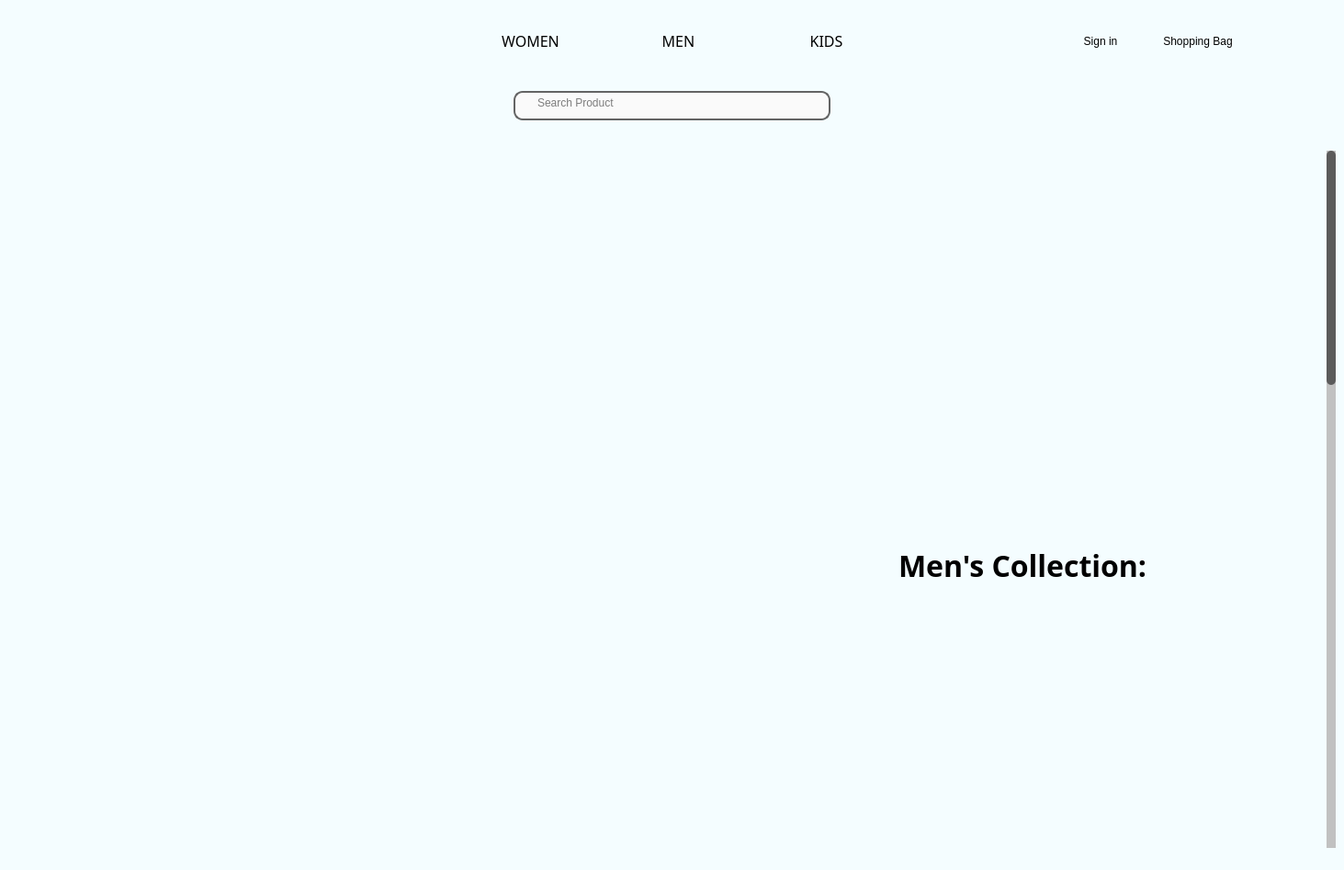
<?xml version="1.0" encoding="UTF-8"?>
<ui version="4.0">
 <class>MainWindow</class>
 <widget class="QMainWindow" name="MainWindow">
  <property name="geometry">
   <rect>
    <x>0</x>
    <y>0</y>
    <width>1463</width>
    <height>947</height>
   </rect>
  </property>
  <property name="minimumSize">
   <size>
    <width>1463</width>
    <height>947</height>
   </size>
  </property>
  <property name="maximumSize">
   <size>
    <width>1463</width>
    <height>947</height>
   </size>
  </property>
  <property name="windowTitle">
   <string>MainWindow</string>
  </property>
  <property name="styleSheet">
   <string notr="true">background-color: rgba(244, 253, 255, 254);</string>
  </property>
  <widget class="QWidget" name="centralwidget">
   <layout class="QGridLayout" name="gridLayout">
    <property name="leftMargin">
     <number>0</number>
    </property>
    <property name="topMargin">
     <number>0</number>
    </property>
    <property name="rightMargin">
     <number>0</number>
    </property>
    <property name="bottomMargin">
     <number>0</number>
    </property>
    <property name="spacing">
     <number>0</number>
    </property>
    <item row="0" column="0">
     <widget class="QWidget" name="Menu_Widget" native="true">
      <property name="minimumSize">
       <size>
        <width>0</width>
        <height>70</height>
       </size>
      </property>
      <property name="maximumSize">
       <size>
        <width>16777215</width>
        <height>90</height>
       </size>
      </property>
      <property name="styleSheet">
       <string notr="true"/>
      </property>
      <layout class="QGridLayout" name="gridLayout_2">
       <item row="0" column="8">
        <widget class="QPushButton" name="ShoppingBag_Button">
         <property name="minimumSize">
          <size>
           <width>100</width>
           <height>0</height>
          </size>
         </property>
         <property name="maximumSize">
          <size>
           <width>100</width>
           <height>16777215</height>
          </size>
         </property>
         <property name="styleSheet">
          <string notr="true"> QPushButton {
                background-color: transparent;
                border: none;
            }
            QPushButton:hover {
                text-decoration: underline;
            }
</string>
         </property>
         <property name="text">
          <string>Shopping Bag</string>
         </property>
         <property name="icon">
          <iconset>
           <normaloff>../icon/icons8-bag-50.png</normaloff>../icon/icons8-bag-50.png</iconset>
         </property>
        </widget>
       </item>
       <item row="0" column="5">
        <widget class="QPushButton" name="pushButton_3">
         <property name="font">
          <font>
           <family>Segoe UI Semibold</family>
           <pointsize>12</pointsize>
          </font>
         </property>
         <property name="styleSheet">
          <string notr="true"> QPushButton {
                background-color: transparent;
                border: none;
            }
            QPushButton:hover {
                text-decoration: underline;
            }
</string>
         </property>
         <property name="text">
          <string>KIDS</string>
         </property>
        </widget>
       </item>
       <item row="0" column="0">
        <spacer name="horizontalSpacer">
         <property name="orientation">
          <enum>Qt::Horizontal</enum>
         </property>
         <property name="sizeType">
          <enum>QSizePolicy::Fixed</enum>
         </property>
         <property name="sizeHint" stdset="0">
          <size>
           <width>100</width>
           <height>20</height>
          </size>
         </property>
        </spacer>
       </item>
       <item row="0" column="7">
        <widget class="QPushButton" name="SignIn_Button">
         <property name="minimumSize">
          <size>
           <width>100</width>
           <height>0</height>
          </size>
         </property>
         <property name="maximumSize">
          <size>
           <width>100</width>
           <height>16777215</height>
          </size>
         </property>
         <property name="font">
          <font>
           <family>Segoe UI</family>
          </font>
         </property>
         <property name="styleSheet">
          <string notr="true"> QPushButton {
                background-color: transparent;
                border: none;
            }
            QPushButton:hover {
                text-decoration: underline;
            }
</string>
         </property>
         <property name="text">
          <string>Sign in</string>
         </property>
         <property name="icon">
          <iconset>
           <normaloff>../icon/icons8-person-64.png</normaloff>../icon/icons8-person-64.png</iconset>
         </property>
        </widget>
       </item>
       <item row="0" column="1">
        <widget class="QLabel" name="label">
         <property name="minimumSize">
          <size>
           <width>90</width>
           <height>90</height>
          </size>
         </property>
         <property name="maximumSize">
          <size>
           <width>90</width>
           <height>90</height>
          </size>
         </property>
         <property name="text">
          <string/>
         </property>
         <property name="pixmap">
          <pixmap>../image/logoimage.jpg</pixmap>
         </property>
         <property name="scaledContents">
          <bool>true</bool>
         </property>
        </widget>
       </item>
       <item row="0" column="3">
        <widget class="QPushButton" name="pushButton">
         <property name="font">
          <font>
           <family>Segoe UI Semibold</family>
           <pointsize>12</pointsize>
          </font>
         </property>
         <property name="styleSheet">
          <string notr="true"> QPushButton {
                background-color: transparent;
                border: none;
            }
            QPushButton:hover {
                text-decoration: underline;
            }
</string>
         </property>
         <property name="text">
          <string>WOMEN</string>
         </property>
        </widget>
       </item>
       <item row="0" column="4">
        <widget class="QPushButton" name="pushButton_2">
         <property name="font">
          <font>
           <family>Segoe UI Semibold</family>
           <pointsize>12</pointsize>
          </font>
         </property>
         <property name="styleSheet">
          <string notr="true"> QPushButton {
                background-color: transparent;
                border: none;
            }
            QPushButton:hover {
                text-decoration: underline;
            }
</string>
         </property>
         <property name="text">
          <string>MEN</string>
         </property>
        </widget>
       </item>
       <item row="0" column="9">
        <spacer name="horizontalSpacer_5">
         <property name="orientation">
          <enum>Qt::Horizontal</enum>
         </property>
         <property name="sizeType">
          <enum>QSizePolicy::Fixed</enum>
         </property>
         <property name="sizeHint" stdset="0">
          <size>
           <width>100</width>
           <height>20</height>
          </size>
         </property>
        </spacer>
       </item>
       <item row="0" column="2">
        <spacer name="horizontalSpacer_2">
         <property name="orientation">
          <enum>Qt::Horizontal</enum>
         </property>
         <property name="sizeType">
          <enum>QSizePolicy::Fixed</enum>
         </property>
         <property name="sizeHint" stdset="0">
          <size>
           <width>295</width>
           <height>20</height>
          </size>
         </property>
        </spacer>
       </item>
       <item row="0" column="6">
        <spacer name="horizontalSpacer_3">
         <property name="orientation">
          <enum>Qt::Horizontal</enum>
         </property>
         <property name="sizeType">
          <enum>QSizePolicy::Fixed</enum>
         </property>
         <property name="sizeHint" stdset="0">
          <size>
           <width>165</width>
           <height>20</height>
          </size>
         </property>
        </spacer>
       </item>
      </layout>
     </widget>
    </item>
    <item row="1" column="0">
     <widget class="QWidget" name="SelectionWidget" native="true">
      <property name="minimumSize">
       <size>
        <width>0</width>
        <height>50</height>
       </size>
      </property>
      <property name="maximumSize">
       <size>
        <width>16777215</width>
        <height>50</height>
       </size>
      </property>
      <property name="styleSheet">
       <string notr="true"/>
      </property>
      <layout class="QGridLayout" name="gridLayout_3">
       <item row="0" column="0">
        <spacer name="horizontalSpacer_4">
         <property name="orientation">
          <enum>Qt::Horizontal</enum>
         </property>
         <property name="sizeHint" stdset="0">
          <size>
           <width>550</width>
           <height>20</height>
          </size>
         </property>
        </spacer>
       </item>
       <item row="0" column="2">
        <spacer name="horizontalSpacer_6">
         <property name="orientation">
          <enum>Qt::Horizontal</enum>
         </property>
         <property name="sizeHint" stdset="0">
          <size>
           <width>550</width>
           <height>20</height>
          </size>
         </property>
        </spacer>
       </item>
       <item row="0" column="1">
        <widget class="QTextEdit" name="SearchProduct">
         <property name="styleSheet">
          <string notr="true"> QTextEdit {

border: 2px solid rgb(100,100,100);
padding-left: 20px;
padding-right: 20px;
border-radius: 10px;
background-color: rgb(250,250,250);
            }
</string>
         </property>
         <property name="html">
          <string>&lt;!DOCTYPE HTML PUBLIC &quot;-//W3C//DTD HTML 4.0//EN&quot; &quot;http://www.w3.org/TR/REC-html40/strict.dtd&quot;&gt;
&lt;html&gt;&lt;head&gt;&lt;meta name=&quot;qrichtext&quot; content=&quot;1&quot; /&gt;&lt;meta charset=&quot;utf-8&quot; /&gt;&lt;style type=&quot;text/css&quot;&gt;
p, li { white-space: pre-wrap; }
hr { height: 1px; border-width: 0; }
li.unchecked::marker { content: &quot;\2610&quot;; }
li.checked::marker { content: &quot;\2612&quot;; }
&lt;/style&gt;&lt;/head&gt;&lt;body style=&quot; font-family:'Segoe UI'; font-size:9pt; font-weight:400; font-style:normal;&quot;&gt;
&lt;p style=&quot;-qt-paragraph-type:empty; margin-top:0px; margin-bottom:0px; margin-left:0px; margin-right:0px; -qt-block-indent:0; text-indent:0px;&quot;&gt;&lt;br /&gt;&lt;/p&gt;&lt;/body&gt;&lt;/html&gt;</string>
         </property>
         <property name="placeholderText">
          <string>Search Product</string>
         </property>
        </widget>
       </item>
      </layout>
     </widget>
    </item>
    <item row="2" column="0">
     <widget class="QStackedWidget" name="stackedWidget">
      <property name="currentIndex">
       <number>0</number>
      </property>
      <widget class="QWidget" name="page1_home_page">
       <layout class="QGridLayout" name="gridLayout_5">
        <item row="0" column="0">
         <widget class="QScrollArea" name="scrollArea_1_home_page">
          <property name="styleSheet">
           <string notr="true">QScrollArea {
    border: none; /* Removes the border */
    background-color: #f0f0f0; /* Light grey background */
}

QScrollBar:vertical {
    border: none;
    background-color: #c1c1c1; /* Light grey background for the scrollbar track */
    width: 10px; /* Width of the vertical scrollbar */
    margin: 15px 0 15px 0; /* Top and bottom margin for the scrollbar */
}

QScrollBar::handle:vertical {
    background-color: #5b5b5b; /* Dark grey for the scrollbar handle */
    min-height: 20px; /* Minimum height of the scrollbar handle */
    border-radius: 5px; /* Rounded corners for the scrollbar handle */
}

QScrollBar::add-line:vertical, QScrollBar::sub-line:vertical {
    background: none; /* Remove up and down buttons */
}

QScrollBar:horizontal {
    border: none;
    background-color: #c1c1c1; /* Light grey background for the scrollbar track */
    height: 10px; /* Height of the horizontal scrollbar */
    margin: 0 15px 0 15px; /* Left and right margin for the scrollbar */
}

QScrollBar::handle:horizontal {
    background-color: #5b5b5b; /* Dark grey for the scrollbar handle */
    min-width: 20px; /* Minimum width of the scrollbar handle */
    border-radius: 5px; /* Rounded corners for the scrollbar handle */
}

QScrollBar::add-line:horizontal, QScrollBar::sub-line:horizontal {
    background: none; /* Remove left and right buttons */
}
</string>
          </property>
          <property name="widgetResizable">
           <bool>true</bool>
          </property>
          <widget class="QWidget" name="scrollAreaWidgetContents_2">
           <property name="geometry">
            <rect>
             <x>0</x>
             <y>0</y>
             <width>1435</width>
             <height>2340</height>
            </rect>
           </property>
           <layout class="QGridLayout" name="gridLayout_6">
            <item row="0" column="0">
             <widget class="QWidget" name="widget_4" native="true">
              <property name="minimumSize">
               <size>
                <width>0</width>
                <height>770</height>
               </size>
              </property>
              <property name="maximumSize">
               <size>
                <width>16777215</width>
                <height>770</height>
               </size>
              </property>
              <layout class="QHBoxLayout" name="horizontalLayout_2">
               <item>
                <widget class="QLabel" name="men_image_text">
                 <property name="minimumSize">
                  <size>
                   <width>921</width>
                   <height>0</height>
                  </size>
                 </property>
                 <property name="maximumSize">
                  <size>
                   <width>921</width>
                   <height>16777215</height>
                  </size>
                 </property>
                 <property name="text">
                  <string/>
                 </property>
                 <property name="pixmap">
                  <pixmap>../image/menshirtmodel.jpg</pixmap>
                 </property>
                 <property name="scaledContents">
                  <bool>true</bool>
                 </property>
                </widget>
               </item>
               <item>
                <widget class="QTextEdit" name="men_image_model">
                 <property name="font">
                  <font>
                   <family>Ink Free</family>
                  </font>
                 </property>
                 <property name="styleSheet">
                  <string notr="true"> QTextEdit {


padding-left: 20px;
padding-right: 20px;
border-radius: 10px;

            }
</string>
                 </property>
                 <property name="html">
                  <string>&lt;!DOCTYPE HTML PUBLIC &quot;-//W3C//DTD HTML 4.0//EN&quot; &quot;http://www.w3.org/TR/REC-html40/strict.dtd&quot;&gt;
&lt;html&gt;&lt;head&gt;&lt;meta name=&quot;qrichtext&quot; content=&quot;1&quot; /&gt;&lt;meta charset=&quot;utf-8&quot; /&gt;&lt;style type=&quot;text/css&quot;&gt;
p, li { white-space: pre-wrap; }
hr { height: 1px; border-width: 0; }
li.unchecked::marker { content: &quot;\2610&quot;; }
li.checked::marker { content: &quot;\2612&quot;; }
&lt;/style&gt;&lt;/head&gt;&lt;body style=&quot; font-family:'Ink Free'; font-size:9pt; font-weight:400; font-style:normal;&quot;&gt;
&lt;p style=&quot;-qt-paragraph-type:empty; margin-top:0px; margin-bottom:0px; margin-left:0px; margin-right:0px; -qt-block-indent:0; text-indent:0px;&quot;&gt;&lt;br /&gt;&lt;/p&gt;
&lt;p style=&quot;-qt-paragraph-type:empty; margin-top:0px; margin-bottom:0px; margin-left:0px; margin-right:0px; -qt-block-indent:0; text-indent:0px; font-family:'Segoe UI'; font-size:24pt; font-weight:700;&quot;&gt;&lt;br /&gt;&lt;/p&gt;
&lt;p style=&quot;-qt-paragraph-type:empty; margin-top:0px; margin-bottom:0px; margin-left:0px; margin-right:0px; -qt-block-indent:0; text-indent:0px; font-family:'Segoe UI'; font-size:24pt; font-weight:700;&quot;&gt;&lt;br /&gt;&lt;/p&gt;
&lt;p style=&quot;-qt-paragraph-type:empty; margin-top:0px; margin-bottom:0px; margin-left:0px; margin-right:0px; -qt-block-indent:0; text-indent:0px; font-family:'Segoe UI'; font-size:24pt; font-weight:700;&quot;&gt;&lt;br /&gt;&lt;/p&gt;
&lt;p style=&quot;-qt-paragraph-type:empty; margin-top:0px; margin-bottom:0px; margin-left:0px; margin-right:0px; -qt-block-indent:0; text-indent:0px; font-family:'Segoe UI'; font-size:24pt; font-weight:700;&quot;&gt;&lt;br /&gt;&lt;/p&gt;
&lt;p style=&quot;-qt-paragraph-type:empty; margin-top:0px; margin-bottom:0px; margin-left:0px; margin-right:0px; -qt-block-indent:0; text-indent:0px; font-family:'Segoe UI'; font-size:24pt; font-weight:700;&quot;&gt;&lt;br /&gt;&lt;/p&gt;
&lt;p style=&quot;-qt-paragraph-type:empty; margin-top:0px; margin-bottom:0px; margin-left:0px; margin-right:0px; -qt-block-indent:0; text-indent:0px; font-family:'Segoe UI'; font-size:24pt; font-weight:700;&quot;&gt;&lt;br /&gt;&lt;/p&gt;
&lt;p style=&quot;-qt-paragraph-type:empty; margin-top:0px; margin-bottom:0px; margin-left:0px; margin-right:0px; -qt-block-indent:0; text-indent:0px; font-family:'Segoe UI'; font-size:24pt; font-weight:700;&quot;&gt;&lt;br /&gt;&lt;/p&gt;
&lt;p style=&quot;-qt-paragraph-type:empty; margin-top:0px; margin-bottom:0px; margin-left:0px; margin-right:0px; -qt-block-indent:0; text-indent:0px; font-family:'Segoe UI'; font-size:24pt; font-weight:700;&quot;&gt;&lt;br /&gt;&lt;/p&gt;
&lt;p style=&quot;-qt-paragraph-type:empty; margin-top:0px; margin-bottom:0px; margin-left:0px; margin-right:0px; -qt-block-indent:0; text-indent:0px; font-family:'Segoe UI'; font-size:24pt; font-weight:700;&quot;&gt;&lt;br /&gt;&lt;/p&gt;
&lt;p style=&quot; margin-top:0px; margin-bottom:0px; margin-left:0px; margin-right:0px; -qt-block-indent:0; text-indent:0px;&quot;&gt;&lt;span style=&quot; font-family:'Segoe UI'; font-size:24pt; font-weight:700;&quot;&gt;Men's Collection:&lt;/span&gt;&lt;/p&gt;
&lt;p style=&quot;-qt-paragraph-type:empty; margin-top:0px; margin-bottom:0px; margin-left:0px; margin-right:0px; -qt-block-indent:0; text-indent:0px; font-family:'Segoe UI'; font-size:24pt; font-weight:700;&quot;&gt;&lt;br /&gt;&lt;/p&gt;&lt;/body&gt;&lt;/html&gt;</string>
                 </property>
                </widget>
               </item>
              </layout>
             </widget>
            </item>
            <item row="1" column="0">
             <widget class="QWidget" name="widget_7" native="true">
              <property name="minimumSize">
               <size>
                <width>0</width>
                <height>770</height>
               </size>
              </property>
              <property name="maximumSize">
               <size>
                <width>16777215</width>
                <height>770</height>
               </size>
              </property>
              <layout class="QHBoxLayout" name="horizontalLayout_3">
               <item>
                <widget class="QTextEdit" name="women_image_model_2">
                 <property name="font">
                  <font>
                   <family>Ink Free</family>
                  </font>
                 </property>
                 <property name="styleSheet">
                  <string notr="true"> QTextEdit {


padding-left: 20px;
padding-right: 20px;
border-radius: 10px;

            }
</string>
                 </property>
                 <property name="html">
                  <string>&lt;!DOCTYPE HTML PUBLIC &quot;-//W3C//DTD HTML 4.0//EN&quot; &quot;http://www.w3.org/TR/REC-html40/strict.dtd&quot;&gt;
&lt;html&gt;&lt;head&gt;&lt;meta name=&quot;qrichtext&quot; content=&quot;1&quot; /&gt;&lt;meta charset=&quot;utf-8&quot; /&gt;&lt;style type=&quot;text/css&quot;&gt;
p, li { white-space: pre-wrap; }
hr { height: 1px; border-width: 0; }
li.unchecked::marker { content: &quot;\2610&quot;; }
li.checked::marker { content: &quot;\2612&quot;; }
&lt;/style&gt;&lt;/head&gt;&lt;body style=&quot; font-family:'Ink Free'; font-size:9pt; font-weight:400; font-style:normal;&quot;&gt;
&lt;p align=&quot;right&quot; style=&quot;-qt-paragraph-type:empty; margin-top:0px; margin-bottom:0px; margin-left:0px; margin-right:0px; -qt-block-indent:0; text-indent:0px;&quot;&gt;&lt;br /&gt;&lt;/p&gt;
&lt;p align=&quot;right&quot; style=&quot;-qt-paragraph-type:empty; margin-top:0px; margin-bottom:0px; margin-left:0px; margin-right:0px; -qt-block-indent:0; text-indent:0px; font-family:'Segoe UI'; font-size:24pt; font-weight:700;&quot;&gt;&lt;br /&gt;&lt;/p&gt;
&lt;p align=&quot;right&quot; style=&quot;-qt-paragraph-type:empty; margin-top:0px; margin-bottom:0px; margin-left:0px; margin-right:0px; -qt-block-indent:0; text-indent:0px; font-family:'Segoe UI'; font-size:24pt; font-weight:700;&quot;&gt;&lt;br /&gt;&lt;/p&gt;
&lt;p align=&quot;right&quot; style=&quot;-qt-paragraph-type:empty; margin-top:0px; margin-bottom:0px; margin-left:0px; margin-right:0px; -qt-block-indent:0; text-indent:0px; font-family:'Segoe UI'; font-size:24pt; font-weight:700;&quot;&gt;&lt;br /&gt;&lt;/p&gt;
&lt;p align=&quot;right&quot; style=&quot;-qt-paragraph-type:empty; margin-top:0px; margin-bottom:0px; margin-left:0px; margin-right:0px; -qt-block-indent:0; text-indent:0px; font-family:'Segoe UI'; font-size:24pt; font-weight:700;&quot;&gt;&lt;br /&gt;&lt;/p&gt;
&lt;p align=&quot;right&quot; style=&quot;-qt-paragraph-type:empty; margin-top:0px; margin-bottom:0px; margin-left:0px; margin-right:0px; -qt-block-indent:0; text-indent:0px; font-family:'Segoe UI'; font-size:24pt; font-weight:700;&quot;&gt;&lt;br /&gt;&lt;/p&gt;
&lt;p align=&quot;right&quot; style=&quot;-qt-paragraph-type:empty; margin-top:0px; margin-bottom:0px; margin-left:0px; margin-right:0px; -qt-block-indent:0; text-indent:0px; font-family:'Segoe UI'; font-size:24pt; font-weight:700;&quot;&gt;&lt;br /&gt;&lt;/p&gt;
&lt;p align=&quot;right&quot; style=&quot;-qt-paragraph-type:empty; margin-top:0px; margin-bottom:0px; margin-left:0px; margin-right:0px; -qt-block-indent:0; text-indent:0px; font-family:'Segoe UI'; font-size:24pt; font-weight:700;&quot;&gt;&lt;br /&gt;&lt;/p&gt;
&lt;p align=&quot;right&quot; style=&quot;-qt-paragraph-type:empty; margin-top:0px; margin-bottom:0px; margin-left:0px; margin-right:0px; -qt-block-indent:0; text-indent:0px; font-family:'Segoe UI'; font-size:24pt; font-weight:700;&quot;&gt;&lt;br /&gt;&lt;/p&gt;
&lt;p align=&quot;right&quot; style=&quot;-qt-paragraph-type:empty; margin-top:0px; margin-bottom:0px; margin-left:0px; margin-right:0px; -qt-block-indent:0; text-indent:0px; font-family:'Segoe UI'; font-size:24pt; font-weight:700;&quot;&gt;&lt;br /&gt;&lt;/p&gt;
&lt;p align=&quot;right&quot; style=&quot; margin-top:0px; margin-bottom:0px; margin-left:0px; margin-right:0px; -qt-block-indent:0; text-indent:0px;&quot;&gt;&lt;span style=&quot; font-family:'Segoe UI'; font-size:24pt; font-weight:700;&quot;&gt;Women's Collection:&lt;/span&gt;&lt;/p&gt;
&lt;p align=&quot;right&quot; style=&quot;-qt-paragraph-type:empty; margin-top:0px; margin-bottom:0px; margin-left:0px; margin-right:0px; -qt-block-indent:0; text-indent:0px; font-family:'Segoe UI'; font-size:24pt; font-weight:700;&quot;&gt;&lt;br /&gt;&lt;/p&gt;
&lt;p align=&quot;right&quot; style=&quot;-qt-paragraph-type:empty; margin-top:0px; margin-bottom:0px; margin-left:0px; margin-right:0px; -qt-block-indent:0; text-indent:0px; font-family:'Segoe UI'; font-size:24pt; font-weight:700;&quot;&gt;&lt;br /&gt;&lt;/p&gt;
&lt;p align=&quot;right&quot; style=&quot;-qt-paragraph-type:empty; margin-top:0px; margin-bottom:0px; margin-left:0px; margin-right:0px; -qt-block-indent:0; text-indent:0px; font-family:'Segoe UI'; font-size:24pt; font-weight:700;&quot;&gt;&lt;br /&gt;&lt;/p&gt;&lt;/body&gt;&lt;/html&gt;</string>
                 </property>
                </widget>
               </item>
               <item>
                <widget class="QLabel" name="women_image_text_2">
                 <property name="minimumSize">
                  <size>
                   <width>921</width>
                   <height>0</height>
                  </size>
                 </property>
                 <property name="maximumSize">
                  <size>
                   <width>921</width>
                   <height>16777215</height>
                  </size>
                 </property>
                 <property name="text">
                  <string/>
                 </property>
                 <property name="pixmap">
                  <pixmap>../image/womenshirtmodel.jpg</pixmap>
                 </property>
                 <property name="scaledContents">
                  <bool>true</bool>
                 </property>
                </widget>
               </item>
              </layout>
             </widget>
            </item>
            <item row="2" column="0">
             <widget class="QWidget" name="widget_6" native="true">
              <property name="minimumSize">
               <size>
                <width>0</width>
                <height>770</height>
               </size>
              </property>
              <property name="maximumSize">
               <size>
                <width>16777215</width>
                <height>770</height>
               </size>
              </property>
              <layout class="QHBoxLayout" name="horizontalLayout_5">
               <item>
                <widget class="QLabel" name="women_image_text_4">
                 <property name="minimumSize">
                  <size>
                   <width>921</width>
                   <height>0</height>
                  </size>
                 </property>
                 <property name="maximumSize">
                  <size>
                   <width>921</width>
                   <height>16777215</height>
                  </size>
                 </property>
                 <property name="text">
                  <string/>
                 </property>
                 <property name="pixmap">
                  <pixmap>../image/kidshirtmodel.jpg</pixmap>
                 </property>
                 <property name="scaledContents">
                  <bool>true</bool>
                 </property>
                </widget>
               </item>
               <item>
                <widget class="QTextEdit" name="women_image_model_4">
                 <property name="font">
                  <font>
                   <family>Ink Free</family>
                  </font>
                 </property>
                 <property name="styleSheet">
                  <string notr="true"> QTextEdit {


padding-left: 20px;
padding-right: 20px;
border-radius: 10px;

            }
</string>
                 </property>
                 <property name="html">
                  <string>&lt;!DOCTYPE HTML PUBLIC &quot;-//W3C//DTD HTML 4.0//EN&quot; &quot;http://www.w3.org/TR/REC-html40/strict.dtd&quot;&gt;
&lt;html&gt;&lt;head&gt;&lt;meta name=&quot;qrichtext&quot; content=&quot;1&quot; /&gt;&lt;meta charset=&quot;utf-8&quot; /&gt;&lt;style type=&quot;text/css&quot;&gt;
p, li { white-space: pre-wrap; }
hr { height: 1px; border-width: 0; }
li.unchecked::marker { content: &quot;\2610&quot;; }
li.checked::marker { content: &quot;\2612&quot;; }
&lt;/style&gt;&lt;/head&gt;&lt;body style=&quot; font-family:'Ink Free'; font-size:9pt; font-weight:400; font-style:normal;&quot;&gt;
&lt;p align=&quot;right&quot; style=&quot;-qt-paragraph-type:empty; margin-top:0px; margin-bottom:0px; margin-left:0px; margin-right:0px; -qt-block-indent:0; text-indent:0px;&quot;&gt;&lt;br /&gt;&lt;/p&gt;
&lt;p align=&quot;right&quot; style=&quot;-qt-paragraph-type:empty; margin-top:0px; margin-bottom:0px; margin-left:0px; margin-right:0px; -qt-block-indent:0; text-indent:0px; font-family:'Segoe UI'; font-size:24pt; font-weight:700;&quot;&gt;&lt;br /&gt;&lt;/p&gt;
&lt;p align=&quot;right&quot; style=&quot;-qt-paragraph-type:empty; margin-top:0px; margin-bottom:0px; margin-left:0px; margin-right:0px; -qt-block-indent:0; text-indent:0px; font-family:'Segoe UI'; font-size:24pt; font-weight:700;&quot;&gt;&lt;br /&gt;&lt;/p&gt;
&lt;p align=&quot;right&quot; style=&quot;-qt-paragraph-type:empty; margin-top:0px; margin-bottom:0px; margin-left:0px; margin-right:0px; -qt-block-indent:0; text-indent:0px; font-family:'Segoe UI'; font-size:24pt; font-weight:700;&quot;&gt;&lt;br /&gt;&lt;/p&gt;
&lt;p align=&quot;right&quot; style=&quot;-qt-paragraph-type:empty; margin-top:0px; margin-bottom:0px; margin-left:0px; margin-right:0px; -qt-block-indent:0; text-indent:0px; font-family:'Segoe UI'; font-size:24pt; font-weight:700;&quot;&gt;&lt;br /&gt;&lt;/p&gt;
&lt;p align=&quot;right&quot; style=&quot;-qt-paragraph-type:empty; margin-top:0px; margin-bottom:0px; margin-left:0px; margin-right:0px; -qt-block-indent:0; text-indent:0px; font-family:'Segoe UI'; font-size:24pt; font-weight:700;&quot;&gt;&lt;br /&gt;&lt;/p&gt;
&lt;p align=&quot;right&quot; style=&quot;-qt-paragraph-type:empty; margin-top:0px; margin-bottom:0px; margin-left:0px; margin-right:0px; -qt-block-indent:0; text-indent:0px; font-family:'Segoe UI'; font-size:24pt; font-weight:700;&quot;&gt;&lt;br /&gt;&lt;/p&gt;
&lt;p align=&quot;right&quot; style=&quot;-qt-paragraph-type:empty; margin-top:0px; margin-bottom:0px; margin-left:0px; margin-right:0px; -qt-block-indent:0; text-indent:0px; font-family:'Segoe UI'; font-size:24pt; font-weight:700;&quot;&gt;&lt;br /&gt;&lt;/p&gt;
&lt;p align=&quot;right&quot; style=&quot;-qt-paragraph-type:empty; margin-top:0px; margin-bottom:0px; margin-left:0px; margin-right:0px; -qt-block-indent:0; text-indent:0px; font-family:'Segoe UI'; font-size:24pt; font-weight:700;&quot;&gt;&lt;br /&gt;&lt;/p&gt;
&lt;p align=&quot;right&quot; style=&quot;-qt-paragraph-type:empty; margin-top:0px; margin-bottom:0px; margin-left:0px; margin-right:0px; -qt-block-indent:0; text-indent:0px; font-family:'Segoe UI'; font-size:24pt; font-weight:700;&quot;&gt;&lt;br /&gt;&lt;/p&gt;
&lt;p style=&quot; margin-top:0px; margin-bottom:0px; margin-left:0px; margin-right:0px; -qt-block-indent:0; text-indent:0px;&quot;&gt;&lt;span style=&quot; font-family:'Segoe UI'; font-size:24pt; font-weight:700;&quot;&gt;Kid's Collection:&lt;/span&gt;&lt;/p&gt;
&lt;p style=&quot;-qt-paragraph-type:empty; margin-top:0px; margin-bottom:0px; margin-left:0px; margin-right:0px; -qt-block-indent:0; text-indent:0px; font-family:'Segoe UI'; font-size:24pt; font-weight:700;&quot;&gt;&lt;br /&gt;&lt;/p&gt;
&lt;p style=&quot;-qt-paragraph-type:empty; margin-top:0px; margin-bottom:0px; margin-left:0px; margin-right:0px; -qt-block-indent:0; text-indent:0px;&quot;&gt;&lt;br /&gt;&lt;/p&gt;
&lt;p align=&quot;right&quot; style=&quot;-qt-paragraph-type:empty; margin-top:0px; margin-bottom:0px; margin-left:0px; margin-right:0px; -qt-block-indent:0; text-indent:0px; font-family:'Segoe UI'; font-size:24pt; font-weight:700;&quot;&gt;&lt;br /&gt;&lt;/p&gt;
&lt;p align=&quot;right&quot; style=&quot;-qt-paragraph-type:empty; margin-top:0px; margin-bottom:0px; margin-left:0px; margin-right:0px; -qt-block-indent:0; text-indent:0px; font-family:'Segoe UI'; font-size:24pt; font-weight:700;&quot;&gt;&lt;br /&gt;&lt;/p&gt;&lt;/body&gt;&lt;/html&gt;</string>
                 </property>
                </widget>
               </item>
              </layout>
             </widget>
            </item>
           </layout>
          </widget>
         </widget>
        </item>
       </layout>
      </widget>
      <widget class="QWidget" name="page2_women_page">
       <layout class="QGridLayout" name="gridLayout_4">
        <item row="1" column="0">
         <widget class="QScrollArea" name="scrollArea">
          <property name="styleSheet">
           <string notr="true">QScrollArea {
    border: none; /* Removes the border */
    background-color: #f0f0f0; /* Light grey background */
}

QScrollBar:vertical {
    border: none;
    background-color: #c1c1c1; /* Light grey background for the scrollbar track */
    width: 10px; /* Width of the vertical scrollbar */
    margin: 15px 0 15px 0; /* Top and bottom margin for the scrollbar */
}

QScrollBar::handle:vertical {
    background-color: #5b5b5b; /* Dark grey for the scrollbar handle */
    min-height: 20px; /* Minimum height of the scrollbar handle */
    border-radius: 5px; /* Rounded corners for the scrollbar handle */
}

QScrollBar::add-line:vertical, QScrollBar::sub-line:vertical {
    background: none; /* Remove up and down buttons */
}

QScrollBar:horizontal {
    border: none;
    background-color: #c1c1c1; /* Light grey background for the scrollbar track */
    height: 10px; /* Height of the horizontal scrollbar */
    margin: 0 15px 0 15px; /* Left and right margin for the scrollbar */
}

QScrollBar::handle:horizontal {
    background-color: #5b5b5b; /* Dark grey for the scrollbar handle */
    min-width: 20px; /* Minimum width of the scrollbar handle */
    border-radius: 5px; /* Rounded corners for the scrollbar handle */
}

QScrollBar::add-line:horizontal, QScrollBar::sub-line:horizontal {
    background: none; /* Remove left and right buttons */
}
</string>
          </property>
          <property name="widgetResizable">
           <bool>true</bool>
          </property>
          <widget class="QWidget" name="scrollAreaWidgetContents">
           <property name="geometry">
            <rect>
             <x>0</x>
             <y>0</y>
             <width>1445</width>
             <height>789</height>
            </rect>
           </property>
           <layout class="QGridLayout" name="gridLayout_7">
            <item row="0" column="0">
             <widget class="QWidget" name="widget" native="true">
              <property name="minimumSize">
               <size>
                <width>140</width>
                <height>0</height>
               </size>
              </property>
              <property name="maximumSize">
               <size>
                <width>140</width>
                <height>16777215</height>
               </size>
              </property>
              <layout class="QVBoxLayout" name="verticalLayout">
               <item>
                <widget class="QTextEdit" name="textEdit">
                 <property name="minimumSize">
                  <size>
                   <width>130</width>
                   <height>30</height>
                  </size>
                 </property>
                 <property name="maximumSize">
                  <size>
                   <width>130</width>
                   <height>30</height>
                  </size>
                 </property>
                 <property name="font">
                  <font>
                   <family>Segoe UI Semibold</family>
                  </font>
                 </property>
                 <property name="styleSheet">
                  <string notr="true"> QTextEdit {
                background-color: transparent;
                border: none;
            }
</string>
                 </property>
                 <property name="html">
                  <string>&lt;!DOCTYPE HTML PUBLIC &quot;-//W3C//DTD HTML 4.0//EN&quot; &quot;http://www.w3.org/TR/REC-html40/strict.dtd&quot;&gt;
&lt;html&gt;&lt;head&gt;&lt;meta name=&quot;qrichtext&quot; content=&quot;1&quot; /&gt;&lt;meta charset=&quot;utf-8&quot; /&gt;&lt;style type=&quot;text/css&quot;&gt;
p, li { white-space: pre-wrap; }
hr { height: 1px; border-width: 0; }
li.unchecked::marker { content: &quot;\2610&quot;; }
li.checked::marker { content: &quot;\2612&quot;; }
&lt;/style&gt;&lt;/head&gt;&lt;body style=&quot; font-family:'Segoe UI Semibold'; font-size:9pt; font-weight:400; font-style:normal;&quot;&gt;
&lt;p align=&quot;center&quot; style=&quot; margin-top:0px; margin-bottom:0px; margin-left:0px; margin-right:0px; -qt-block-indent:0; text-indent:0px;&quot;&gt;&lt;span style=&quot; font-size:11pt;&quot;&gt;Shop by Product&lt;/span&gt;&lt;/p&gt;&lt;/body&gt;&lt;/html&gt;</string>
                 </property>
                </widget>
               </item>
               <item>
                <widget class="QPushButton" name="pushButton_4">
                 <property name="font">
                  <font>
                   <family>Segoe UI Semibold</family>
                   <pointsize>10</pointsize>
                  </font>
                 </property>
                 <property name="styleSheet">
                  <string notr="true"> QPushButton {
                background-color: transparent;
                border: none;
            }
            QPushButton:hover {
                text-decoration: underline;
            }
</string>
                 </property>
                 <property name="text">
                  <string>Pants</string>
                 </property>
                </widget>
               </item>
               <item>
                <widget class="QPushButton" name="pushButton_5">
                 <property name="font">
                  <font>
                   <family>Segoe UI Semibold</family>
                   <pointsize>10</pointsize>
                  </font>
                 </property>
                 <property name="styleSheet">
                  <string notr="true"> QPushButton {
                background-color: transparent;
                border: none;
            }
            QPushButton:hover {
                text-decoration: underline;
            }
</string>
                 </property>
                 <property name="text">
                  <string>Shirt</string>
                 </property>
                </widget>
               </item>
               <item>
                <widget class="QPushButton" name="pushButton_6">
                 <property name="font">
                  <font>
                   <family>Segoe UI Semibold</family>
                   <pointsize>10</pointsize>
                  </font>
                 </property>
                 <property name="styleSheet">
                  <string notr="true"> QPushButton {
                background-color: transparent;
                border: none;
            }
            QPushButton:hover {
                text-decoration: underline;
            }
</string>
                 </property>
                 <property name="text">
                  <string>Dresses</string>
                 </property>
                </widget>
               </item>
               <item>
                <spacer name="verticalSpacer">
                 <property name="orientation">
                  <enum>Qt::Vertical</enum>
                 </property>
                 <property name="sizeHint" stdset="0">
                  <size>
                   <width>20</width>
                   <height>645</height>
                  </size>
                 </property>
                </spacer>
               </item>
              </layout>
             </widget>
            </item>
            <item row="0" column="1">
             <widget class="QStackedWidget" name="stackedWidget_2">
              <property name="currentIndex">
               <number>1</number>
              </property>
              <widget class="QWidget" name="women_page_1">
               <widget class="QLabel" name="women_page_1_image">
                <property name="geometry">
                 <rect>
                  <x>10</x>
                  <y>0</y>
                  <width>921</width>
                  <height>752</height>
                 </rect>
                </property>
                <property name="minimumSize">
                 <size>
                  <width>921</width>
                  <height>0</height>
                 </size>
                </property>
                <property name="maximumSize">
                 <size>
                  <width>921</width>
                  <height>16777215</height>
                 </size>
                </property>
                <property name="text">
                 <string/>
                </property>
                <property name="pixmap">
                 <pixmap>../image/womenshirtmodel.jpg</pixmap>
                </property>
                <property name="scaledContents">
                 <bool>true</bool>
                </property>
               </widget>
               <widget class="QTextEdit" name="women_page_1_text">
                <property name="geometry">
                 <rect>
                  <x>930</x>
                  <y>-30</y>
                  <width>472</width>
                  <height>752</height>
                 </rect>
                </property>
                <property name="font">
                 <font>
                  <family>Ink Free</family>
                 </font>
                </property>
                <property name="styleSheet">
                 <string notr="true"> QTextEdit {


padding-left: 20px;
padding-right: 20px;
border-radius: 10px;

            }
</string>
                </property>
                <property name="html">
                 <string>&lt;!DOCTYPE HTML PUBLIC &quot;-//W3C//DTD HTML 4.0//EN&quot; &quot;http://www.w3.org/TR/REC-html40/strict.dtd&quot;&gt;
&lt;html&gt;&lt;head&gt;&lt;meta name=&quot;qrichtext&quot; content=&quot;1&quot; /&gt;&lt;meta charset=&quot;utf-8&quot; /&gt;&lt;style type=&quot;text/css&quot;&gt;
p, li { white-space: pre-wrap; }
hr { height: 1px; border-width: 0; }
li.unchecked::marker { content: &quot;\2610&quot;; }
li.checked::marker { content: &quot;\2612&quot;; }
&lt;/style&gt;&lt;/head&gt;&lt;body style=&quot; font-family:'Ink Free'; font-size:9pt; font-weight:400; font-style:normal;&quot;&gt;
&lt;p align=&quot;center&quot; style=&quot;-qt-paragraph-type:empty; margin-top:0px; margin-bottom:0px; margin-left:0px; margin-right:0px; -qt-block-indent:0; text-indent:0px;&quot;&gt;&lt;br /&gt;&lt;/p&gt;
&lt;p align=&quot;center&quot; style=&quot;-qt-paragraph-type:empty; margin-top:0px; margin-bottom:0px; margin-left:0px; margin-right:0px; -qt-block-indent:0; text-indent:0px; font-family:'Segoe UI'; font-size:24pt; font-weight:700;&quot;&gt;&lt;br /&gt;&lt;/p&gt;
&lt;p align=&quot;center&quot; style=&quot;-qt-paragraph-type:empty; margin-top:0px; margin-bottom:0px; margin-left:0px; margin-right:0px; -qt-block-indent:0; text-indent:0px; font-family:'Segoe UI'; font-size:24pt; font-weight:700;&quot;&gt;&lt;br /&gt;&lt;/p&gt;
&lt;p style=&quot; margin-top:0px; margin-bottom:0px; margin-left:0px; margin-right:0px; -qt-block-indent:0; text-indent:0px;&quot;&gt;&lt;span style=&quot; font-family:'Segoe UI'; font-size:24pt; font-weight:700;&quot;&gt;Feel the vibe.&lt;/span&gt;&lt;/p&gt;
&lt;p style=&quot;-qt-paragraph-type:empty; margin-top:0px; margin-bottom:0px; margin-left:0px; margin-right:0px; -qt-block-indent:0; text-indent:0px; font-family:'Segoe UI'; font-size:24pt; font-weight:700;&quot;&gt;&lt;br /&gt;&lt;/p&gt;
&lt;p style=&quot;-qt-paragraph-type:empty; margin-top:0px; margin-bottom:0px; margin-left:0px; margin-right:0px; -qt-block-indent:0; text-indent:0px;&quot;&gt;&lt;br /&gt;&lt;/p&gt;
&lt;p style=&quot;-qt-paragraph-type:empty; margin-top:0px; margin-bottom:0px; margin-left:0px; margin-right:0px; -qt-block-indent:0; text-indent:0px;&quot;&gt;&lt;br /&gt;&lt;/p&gt;
&lt;p style=&quot;-qt-paragraph-type:empty; margin-top:0px; margin-bottom:0px; margin-left:0px; margin-right:0px; -qt-block-indent:0; text-indent:0px;&quot;&gt;&lt;br /&gt;&lt;/p&gt;
&lt;p style=&quot;-qt-paragraph-type:empty; margin-top:0px; margin-bottom:0px; margin-left:0px; margin-right:0px; -qt-block-indent:0; text-indent:0px;&quot;&gt;&lt;br /&gt;&lt;/p&gt;
&lt;p style=&quot;-qt-paragraph-type:empty; margin-top:0px; margin-bottom:0px; margin-left:0px; margin-right:0px; -qt-block-indent:0; text-indent:0px;&quot;&gt;&lt;br /&gt;&lt;/p&gt;
&lt;p style=&quot;-qt-paragraph-type:empty; margin-top:0px; margin-bottom:0px; margin-left:0px; margin-right:0px; -qt-block-indent:0; text-indent:0px;&quot;&gt;&lt;br /&gt;&lt;/p&gt;
&lt;p style=&quot;-qt-paragraph-type:empty; margin-top:0px; margin-bottom:0px; margin-left:0px; margin-right:0px; -qt-block-indent:0; text-indent:0px;&quot;&gt;&lt;br /&gt;&lt;/p&gt;
&lt;p style=&quot;-qt-paragraph-type:empty; margin-top:0px; margin-bottom:0px; margin-left:0px; margin-right:0px; -qt-block-indent:0; text-indent:0px;&quot;&gt;&lt;br /&gt;&lt;/p&gt;
&lt;p style=&quot;-qt-paragraph-type:empty; margin-top:0px; margin-bottom:0px; margin-left:0px; margin-right:0px; -qt-block-indent:0; text-indent:0px;&quot;&gt;&lt;br /&gt;&lt;/p&gt;
&lt;p style=&quot;-qt-paragraph-type:empty; margin-top:0px; margin-bottom:0px; margin-left:0px; margin-right:0px; -qt-block-indent:0; text-indent:0px;&quot;&gt;&lt;br /&gt;&lt;/p&gt;
&lt;p style=&quot;-qt-paragraph-type:empty; margin-top:0px; margin-bottom:0px; margin-left:0px; margin-right:0px; -qt-block-indent:0; text-indent:0px;&quot;&gt;&lt;br /&gt;&lt;/p&gt;
&lt;p style=&quot;-qt-paragraph-type:empty; margin-top:0px; margin-bottom:0px; margin-left:0px; margin-right:0px; -qt-block-indent:0; text-indent:0px;&quot;&gt;&lt;br /&gt;&lt;/p&gt;
&lt;p align=&quot;center&quot; style=&quot; margin-top:0px; margin-bottom:0px; margin-left:0px; margin-right:0px; -qt-block-indent:0; text-indent:0px;&quot;&gt;&lt;span style=&quot; font-family:'Segoe UI'; font-size:24pt; font-weight:700;&quot;&gt;Style it.&lt;/span&gt;&lt;/p&gt;
&lt;p style=&quot;-qt-paragraph-type:empty; margin-top:0px; margin-bottom:0px; margin-left:0px; margin-right:0px; -qt-block-indent:0; text-indent:0px; font-family:'Segoe UI'; font-size:24pt; font-weight:700;&quot;&gt;&lt;br /&gt;&lt;/p&gt;
&lt;p style=&quot;-qt-paragraph-type:empty; margin-top:0px; margin-bottom:0px; margin-left:0px; margin-right:0px; -qt-block-indent:0; text-indent:0px;&quot;&gt;&lt;br /&gt;&lt;/p&gt;
&lt;p style=&quot;-qt-paragraph-type:empty; margin-top:0px; margin-bottom:0px; margin-left:0px; margin-right:0px; -qt-block-indent:0; text-indent:0px;&quot;&gt;&lt;br /&gt;&lt;/p&gt;
&lt;p style=&quot;-qt-paragraph-type:empty; margin-top:0px; margin-bottom:0px; margin-left:0px; margin-right:0px; -qt-block-indent:0; text-indent:0px;&quot;&gt;&lt;br /&gt;&lt;/p&gt;
&lt;p style=&quot;-qt-paragraph-type:empty; margin-top:0px; margin-bottom:0px; margin-left:0px; margin-right:0px; -qt-block-indent:0; text-indent:0px;&quot;&gt;&lt;br /&gt;&lt;/p&gt;
&lt;p style=&quot;-qt-paragraph-type:empty; margin-top:0px; margin-bottom:0px; margin-left:0px; margin-right:0px; -qt-block-indent:0; text-indent:0px;&quot;&gt;&lt;br /&gt;&lt;/p&gt;
&lt;p style=&quot;-qt-paragraph-type:empty; margin-top:0px; margin-bottom:0px; margin-left:0px; margin-right:0px; -qt-block-indent:0; text-indent:0px;&quot;&gt;&lt;br /&gt;&lt;/p&gt;
&lt;p style=&quot;-qt-paragraph-type:empty; margin-top:0px; margin-bottom:0px; margin-left:0px; margin-right:0px; -qt-block-indent:0; text-indent:0px;&quot;&gt;&lt;br /&gt;&lt;/p&gt;
&lt;p style=&quot;-qt-paragraph-type:empty; margin-top:0px; margin-bottom:0px; margin-left:0px; margin-right:0px; -qt-block-indent:0; text-indent:0px;&quot;&gt;&lt;br /&gt;&lt;/p&gt;
&lt;p style=&quot;-qt-paragraph-type:empty; margin-top:0px; margin-bottom:0px; margin-left:0px; margin-right:0px; -qt-block-indent:0; text-indent:0px;&quot;&gt;&lt;br /&gt;&lt;/p&gt;
&lt;p style=&quot;-qt-paragraph-type:empty; margin-top:0px; margin-bottom:0px; margin-left:0px; margin-right:0px; -qt-block-indent:0; text-indent:0px;&quot;&gt;&lt;br /&gt;&lt;/p&gt;
&lt;p style=&quot;-qt-paragraph-type:empty; margin-top:0px; margin-bottom:0px; margin-left:0px; margin-right:0px; -qt-block-indent:0; text-indent:0px;&quot;&gt;&lt;br /&gt;&lt;/p&gt;
&lt;p style=&quot;-qt-paragraph-type:empty; margin-top:0px; margin-bottom:0px; margin-left:0px; margin-right:0px; -qt-block-indent:0; text-indent:0px;&quot;&gt;&lt;br /&gt;&lt;/p&gt;
&lt;p style=&quot;-qt-paragraph-type:empty; margin-top:0px; margin-bottom:0px; margin-left:0px; margin-right:0px; -qt-block-indent:0; text-indent:0px;&quot;&gt;&lt;br /&gt;&lt;/p&gt;
&lt;p style=&quot;-qt-paragraph-type:empty; margin-top:0px; margin-bottom:0px; margin-left:0px; margin-right:0px; -qt-block-indent:0; text-indent:0px;&quot;&gt;&lt;br /&gt;&lt;/p&gt;
&lt;p style=&quot; margin-top:0px; margin-bottom:0px; margin-left:0px; margin-right:0px; -qt-block-indent:0; text-indent:0px;&quot;&gt;&lt;span style=&quot; font-family:'Segoe UI'; font-size:24pt; font-weight:700;&quot;&gt;Be the best you.&lt;/span&gt;&lt;/p&gt;&lt;/body&gt;&lt;/html&gt;</string>
                </property>
               </widget>
              </widget>
              <widget class="QWidget" name="page_2"/>
             </widget>
            </item>
           </layout>
          </widget>
         </widget>
        </item>
       </layout>
      </widget>
      <widget class="QWidget" name="page3_men_page"/>
     </widget>
    </item>
   </layout>
  </widget>
 </widget>
 <resources/>
 <connections/>
</ui>
